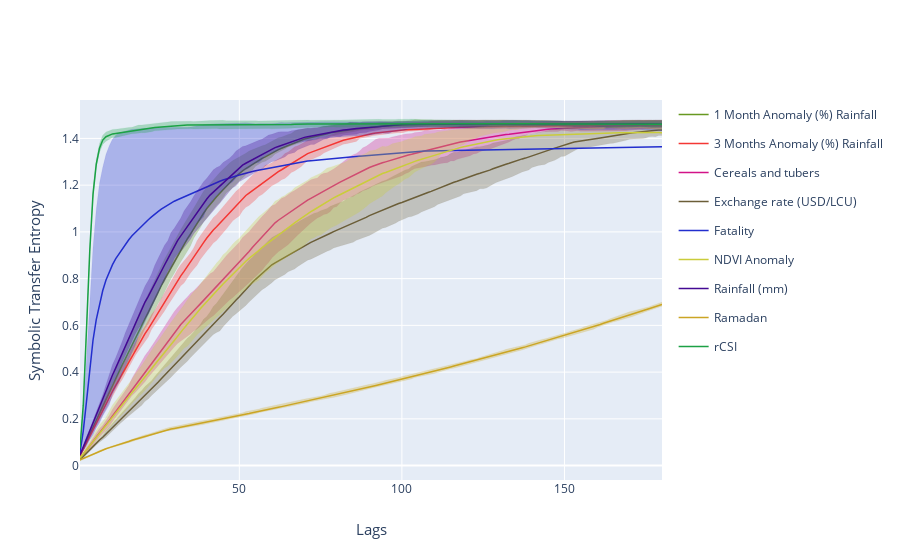

Notebook source saved alongside this figure:
### Code cell
# Create figure.
fig = go.Figure()

def plot_quantiles(group):
    statistics_group = group.agg([np.mean, quantile_25, quantile_75], axis = "columns")
    
    # Random color.
    color = list(np.random.choice(range(256), size = 3))
    color_mean = "rgb" + str(tuple(color))
    color.append(0.3)
    color_quantile = "rgba" + str(tuple(color))

    # Plot mean.
    fig.add_trace(go.Scatter(x = statistics_group.index, y = statistics_group["mean"], mode = "lines", name = group.name, legendgroup = group.name, 
                             line = dict(width = 1.5, color = color_mean)))
    # Plot quantiles.
    fig.add_trace(go.Scatter(x = statistics_group.index, y = statistics_group["quantile_25"], legendgroup = group.name, showlegend = False, fill = None, mode = "lines", fillcolor = color_quantile, line = dict(width = .2, color = color_quantile)))
    fig.add_trace(go.Scatter(x = statistics_group.index, y = statistics_group["quantile_75"], legendgroup = group.name, showlegend = False, fill = "tonexty", mode = "lines", fillcolor = color_quantile, line = dict(width = .2, color = color_quantile)))

    fig.update_layout(xaxis_title = dict(text = "Lags", font = dict(size = 15)), 
                      yaxis_title = dict(text = "Symbolic Transfer Entropy", font = dict(size = 15)))
    
df_results_X.groupby(axis = 1, level = 1).apply(plot_quantiles);
fig.show()

### Figure 1 — Plotly figure (JSON) as saved in the notebook; plotly's stock layout.template omitted (floating-point values rounded to 4 significant figures; data arrays with more than 128 entries replaced by an {"elided": "..."} marker saying what was removed)
{"data": [{"legendgroup": "1 Month Anomaly (%) Rainfall", "line": {"color": "rgb(103, 153, 33)", "width": 1.5}, "mode": "lines", "name": "1 Month Anomaly (%) Rainfall", "type": "scatter", "x": {"elided": "180 int values"}, "y": {"elided": "180 float values"}}, {"fillcolor": "rgba(103, 153, 33, 0.3)", "legendgroup": "1 Month Anomaly (%) Rainfall", "line": {"color": "rgba(103, 153, 33, 0.3)", "width": 0.2}, "mode": "lines", "showlegend": false, "type": "scatter", "x": {"elided": "180 int values"}, "y": {"elided": "180 float values"}}, {"fill": "tonexty", "fillcolor": "rgba(103, 153, 33, 0.3)", "legendgroup": "1 Month Anomaly (%) Rainfall", "line": {"color": "rgba(103, 153, 33, 0.3)", "width": 0.2}, "mode": "lines", "showlegend": false, "type": "scatter", "x": {"elided": "180 int values"}, "y": {"elided": "180 float values"}}, {"legendgroup": "3 Months Anomaly (%) Rainfall", "line": {"color": "rgb(244, 55, 52)", "width": 1.5}, "mode": "lines", "name": "3 Months Anomaly (%) Rainfall", "type": "scatter", "x": {"elided": "180 int values"}, "y": {"elided": "180 float values"}}, {"fillcolor": "rgba(244, 55, 52, 0.3)", "legendgroup": "3 Months Anomaly (%) Rainfall", "line": {"color": "rgba(244, 55, 52, 0.3)", "width": 0.2}, "mode": "lines", "showlegend": false, "type": "scatter", "x": {"elided": "180 int values"}, "y": {"elided": "180 float values"}}, {"fill": "tonexty", "fillcolor": "rgba(244, 55, 52, 0.3)", "legendgroup": "3 Months Anomaly (%) Rainfall", "line": {"color": "rgba(244, 55, 52, 0.3)", "width": 0.2}, "mode": "lines", "showlegend": false, "type": "scatter", "x": {"elided": "180 int values"}, "y": {"elided": "180 float values"}}, {"legendgroup": "Cereals and tubers", "line": {"color": "rgb(210, 19, 136)", "width": 1.5}, "mode": "lines", "name": "Cereals and tubers", "type": "scatter", "x": {"elided": "180 int values"}, "y": {"elided": "180 float values"}}, {"fillcolor": "rgba(210, 19, 136, 0.3)", "legendgroup": "Cereals and tubers", "line": {"color": "rgba(210, 19, 136, 0.3)", "width": 0.2}, "mode": "lines", "showlegend": false, "type": "scatter", "x": {"elided": "180 int values"}, "y": {"elided": "180 float values"}}, {"fill": "tonexty", "fillcolor": "rgba(210, 19, 136, 0.3)", "legendgroup": "Cereals and tubers", "line": {"color": "rgba(210, 19, 136, 0.3)", "width": 0.2}, "mode": "lines", "showlegend": false, "type": "scatter", "x": {"elided": "180 int values"}, "y": {"elided": "180 float values"}}, {"legendgroup": "Exchange rate (USD/LCU)", "line": {"color": "rgb(107, 94, 56)", "width": 1.5}, "mode": "lines", "name": "Exchange rate (USD/LCU)", "type": "scatter", "x": {"elided": "180 int values"}, "y": {"elided": "180 float values"}}, {"fillcolor": "rgba(107, 94, 56, 0.3)", "legendgroup": "Exchange rate (USD/LCU)", "line": {"color": "rgba(107, 94, 56, 0.3)", "width": 0.2}, "mode": "lines", "showlegend": false, "type": "scatter", "x": {"elided": "180 int values"}, "y": {"elided": "180 float values"}}, {"fill": "tonexty", "fillcolor": "rgba(107, 94, 56, 0.3)", "legendgroup": "Exchange rate (USD/LCU)", "line": {"color": "rgba(107, 94, 56, 0.3)", "width": 0.2}, "mode": "lines", "showlegend": false, "type": "scatter", "x": {"elided": "180 int values"}, "y": {"elided": "180 float values"}}, {"legendgroup": "Fatality", "line": {"color": "rgb(34, 46, 206)", "width": 1.5}, "mode": "lines", "name": "Fatality", "type": "scatter", "x": {"elided": "180 int values"}, "y": {"elided": "180 float values"}}, {"fillcolor": "rgba(34, 46, 206, 0.3)", "legendgroup": "Fatality", "line": {"color": "rgba(34, 46, 206, 0.3)", "width": 0.2}, "mode": "lines", "showlegend": false, "type": "scatter", "x": {"elided": "180 int values"}, "y": {"elided": "180 float values"}}, {"fill": "tonexty", "fillcolor": "rgba(34, 46, 206, 0.3)", "legendgroup": "Fatality", "line": {"color": "rgba(34, 46, 206, 0.3)", "width": 0.2}, "mode": "lines", "showlegend": false, "type": "scatter", "x": {"elided": "180 int values"}, "y": {"elided": "180 float values"}}, {"legendgroup": "NDVI Anomaly", "line": {"color": "rgb(202, 204, 59)", "width": 1.5}, "mode": "lines", "name": "NDVI Anomaly", "type": "scatter", "x": {"elided": "180 int values"}, "y": {"elided": "180 float values"}}, {"fillcolor": "rgba(202, 204, 59, 0.3)", "legendgroup": "NDVI Anomaly", "line": {"color": "rgba(202, 204, 59, 0.3)", "width": 0.2}, "mode": "lines", "showlegend": false, "type": "scatter", "x": {"elided": "180 int values"}, "y": {"elided": "180 float values"}}, {"fill": "tonexty", "fillcolor": "rgba(202, 204, 59, 0.3)", "legendgroup": "NDVI Anomaly", "line": {"color": "rgba(202, 204, 59, 0.3)", "width": 0.2}, "mode": "lines", "showlegend": false, "type": "scatter", "x": {"elided": "180 int values"}, "y": {"elided": "180 float values"}}, {"legendgroup": "Rainfall (mm)", "line": {"color": "rgb(67, 9, 147)", "width": 1.5}, "mode": "lines", "name": "Rainfall (mm)", "type": "scatter", "x": {"elided": "180 int values"}, "y": {"elided": "180 float values"}}, {"fillcolor": "rgba(67, 9, 147, 0.3)", "legendgroup": "Rainfall (mm)", "line": {"color": "rgba(67, 9, 147, 0.3)", "width": 0.2}, "mode": "lines", "showlegend": false, "type": "scatter", "x": {"elided": "180 int values"}, "y": {"elided": "180 float values"}}, {"fill": "tonexty", "fillcolor": "rgba(67, 9, 147, 0.3)", "legendgroup": "Rainfall (mm)", "line": {"color": "rgba(67, 9, 147, 0.3)", "width": 0.2}, "mode": "lines", "showlegend": false, "type": "scatter", "x": {"elided": "180 int values"}, "y": {"elided": "180 float values"}}, {"legendgroup": "Ramadan", "line": {"color": "rgb(203, 165, 36)", "width": 1.5}, "mode": "lines", "name": "Ramadan", "type": "scatter", "x": {"elided": "180 int values"}, "y": {"elided": "180 float values"}}, {"fillcolor": "rgba(203, 165, 36, 0.3)", "legendgroup": "Ramadan", "line": {"color": "rgba(203, 165, 36, 0.3)", "width": 0.2}, "mode": "lines", "showlegend": false, "type": "scatter", "x": {"elided": "180 int values"}, "y": {"elided": "180 float values"}}, {"fill": "tonexty", "fillcolor": "rgba(203, 165, 36, 0.3)", "legendgroup": "Ramadan", "line": {"color": "rgba(203, 165, 36, 0.3)", "width": 0.2}, "mode": "lines", "showlegend": false, "type": "scatter", "x": {"elided": "180 int values"}, "y": {"elided": "180 float values"}}, {"legendgroup": "rCSI", "line": {"color": "rgb(28, 161, 69)", "width": 1.5}, "mode": "lines", "name": "rCSI", "type": "scatter", "x": {"elided": "180 int values"}, "y": {"elided": "180 float values"}}, {"fillcolor": "rgba(28, 161, 69, 0.3)", "legendgroup": "rCSI", "line": {"color": "rgba(28, 161, 69, 0.3)", "width": 0.2}, "mode": "lines", "showlegend": false, "type": "scatter", "x": {"elided": "180 int values"}, "y": {"elided": "180 float values"}}, {"fill": "tonexty", "fillcolor": "rgba(28, 161, 69, 0.3)", "legendgroup": "rCSI", "line": {"color": "rgba(28, 161, 69, 0.3)", "width": 0.2}, "mode": "lines", "showlegend": false, "type": "scatter", "x": {"elided": "180 int values"}, "y": {"elided": "180 float values"}}], "layout": {"xaxis": {"title": {"font": {"size": 15}, "text": "Lags"}}, "yaxis": {"title": {"font": {"size": 15}, "text": "Symbolic Transfer Entropy"}}}}
